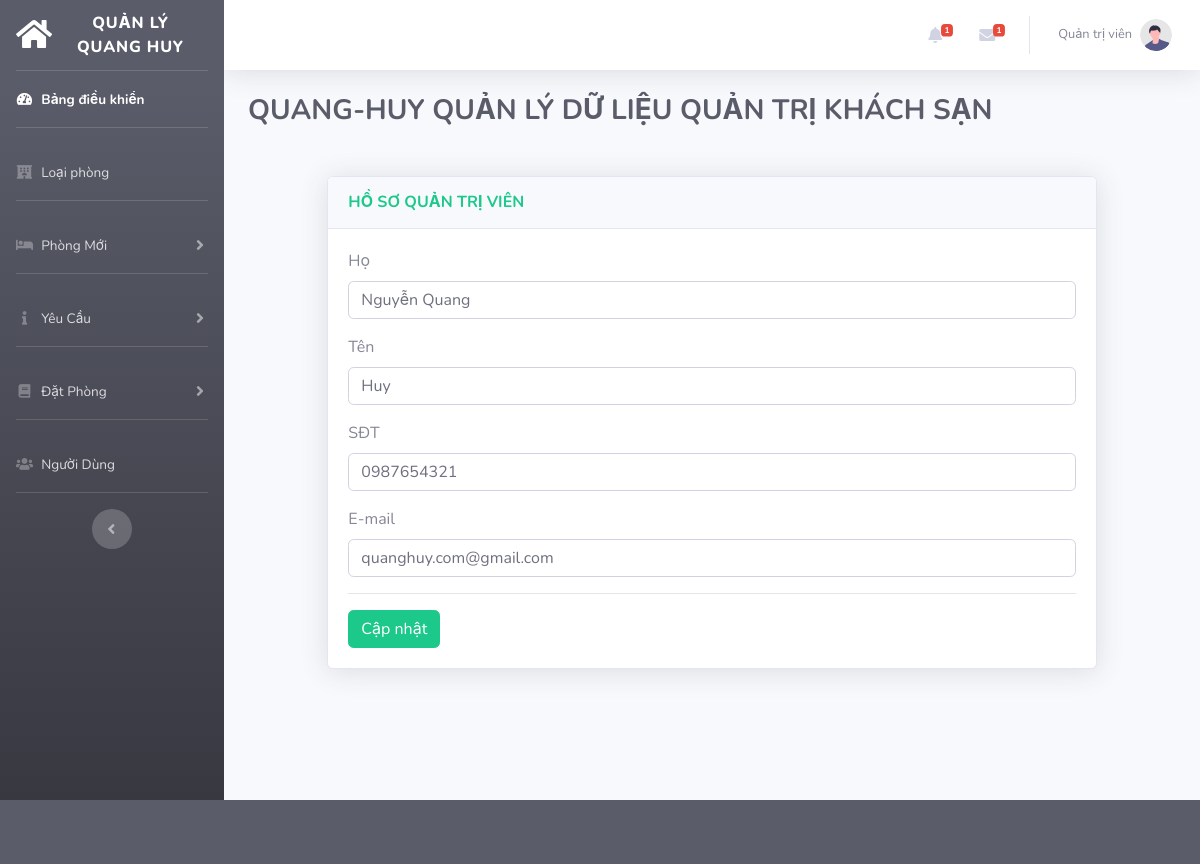
The app's page /admin/profile.php (signed in) with its own data.
### tables this page shows
CREATE TABLE `users` (
  `id` int(11) NOT NULL,
  `first_name` varchar(255) NOT NULL,
  `last_name` varchar(255) NOT NULL,
  `mobile_number` varchar(255) NOT NULL,
  `gender` varchar(255) NOT NULL,
  `email` varchar(255) NOT NULL,
  `password` varchar(255) NOT NULL,
  `date_of_reg` varchar(255) NOT NULL,
  `status` varchar(255) NOT NULL DEFAULT 'Hoạt động',
  `role` varchar(255) NOT NULL DEFAULT 'Khách hàng'
);

### helper/functions.php (called while the page is built, shortened)
<?php
function getUserProfile($db) {
    $id= $_SESSION['id'];
    $sql = "SELECT * FROM users WHERE id = '$id'";
    $res = $db->query($sql);
    return $res;
}
?>

### admin/profile.php (the view, shortened to what this page needs)
<!DOCTYPE html>
<html lang="en">
<?php
     include_once("../helper/functions.php");
    include_once("../includes/admin-head.php");
?>
<body id="page-top">
    <div id="wrapper">
        <?php
        include_once("../includes/admin-sidebar.php");
        ?>
        <div id="content-wrapper" class="d-flex flex-column">
            <div id="content">
                <?php
                include_once("../includes/admin-topbar.php");
                ?>
                <div class="container-fluid">
                    <h3 class="h3 mb-5 font-weight-bold text-uppercase text-gray-800">Quang-Huy Quản lý dữ liệu quản trị khách sạn</h3>
                    <div class="row justify-content-center">
                        <div class="col-xl-10 col-lg-10">
                            <div class="card shadow mb-4">
                                <div class="card-header py-3">
                                    <h6 class="m-0 font-weight-bold text-uppercase text-success">Hồ sơ quản trị viên</h6>
                                </div>
                                <div class="card-body">
                                    <?php
                                    $rows = getUserProfile($db);
                                    ?>
                                    <form method="post" action="<?php echo $_SERVER['PHP_SELF']; ?>">
                                    <?php while($row = mysqli_fetch_assoc($rows)): ?>
                                        <div class="form-group">
        <label for="firstname">Họ</label>
        <input type="text" class="form-control" id="firstname" value="<?php echo $row['first_name']; ?>"  name="firstname" autocapitalize="words" required/>
        </div>
        <div class="form-group">
        <label for="lastname">Tên</label>
        <input type="text" class="form-control" id="lastname" value="<?php echo $row['last_name']; ?>" name="lastname" autocapitalize="words" required/>
        </div>
        <div class="form-group">
        <label for="number">SĐT</label>
        <input type="number" class="form-control" id="number" value="<?php echo $row['mobile_number']; ?>"  name="number" required/>
        </div>
        <div class="form-group">
        <label for="email">E-mail</label>
        <input type="email" class="form-control" id="email" value="<?php echo $row['email']; ?>"  name="email" required/>
        </div>
                                    <?php endwhile; ?>
                                        <hr>
                                        <button type="submit" name="update" class="btn btn-success">Cập nhật</button>
                                    </form>
                                </div>
                            </div>
                        </div>
            </div>
            </div>
            </div>
    </div>
    </div>
    <?php
            include_once("../includes/admin-footer.php");
            ?>
             </body>

### records on screen
users: firstname "Nguyễn Quang", lastname "Huy", number "0987654321", email "quanghuy.com@gmail.com"

### other values on screen
getAllBookingPending($db) "1"
getAllUnreadEnquiry($db) "1"
